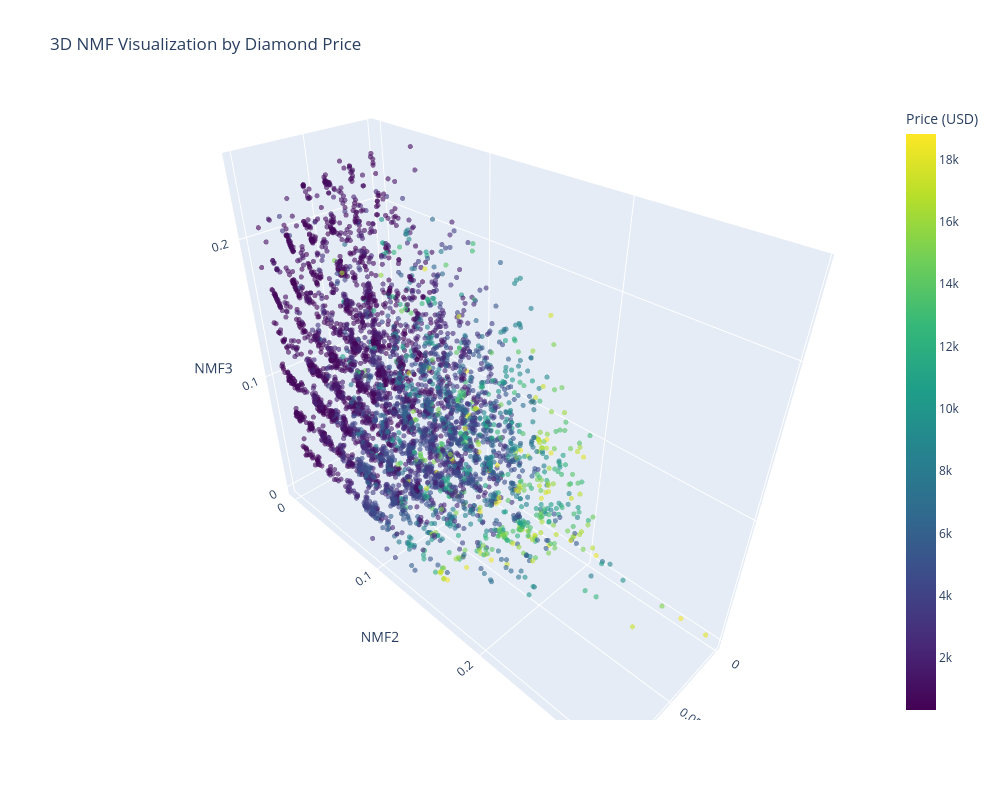

The cell this chart's notebook holds for it:
### Markdown cell above
**Graph explanation.** The two coordinates are nonnegative NMF component weights, with price added as color after fitting. The projection has a 27.59% relative reconstruction error. Visible groups have not been tested as clusters.

### Code cell
fig = px.scatter_3d(
    df_nmf_3d,
    x='NMF1',
    y='NMF2',
    z='NMF3',
    color='price_usd',
    color_continuous_scale='Viridis',
    opacity=0.6,
    title='3D NMF Visualization by Diamond Price',
    labels={'price_usd': 'Price (USD)'}
)

fig.update_traces(marker=dict(size=3))
fig.update_layout(width=1000, height=800)

fig.show()

### Figure 1 — Plotly figure (JSON) as saved in the notebook; plotly's stock layout.template omitted (floating-point values rounded to 4 significant figures; data arrays with more than 128 entries replaced by an {"elided": "..."} marker saying what was removed)
{"data": [{"hovertemplate": "NMF1=%{x}<br>NMF2=%{y}<br>NMF3=%{z}<br>Price (USD)=%{marker.color}<extra></extra>", "legendgroup": "", "marker": {"color": {"elided": "4889 int values"}, "coloraxis": "coloraxis", "opacity": 0.6, "size": 3, "symbol": "circle"}, "mode": "markers", "name": "", "scene": "scene", "showlegend": false, "type": "scatter3d", "x": {"elided": "4889 float values"}, "y": {"elided": "4889 float values"}, "z": {"elided": "4889 float values"}}], "layout": {"coloraxis": {"colorbar": {"title": {"text": "Price (USD)"}}, "colorscale": [[0.0, "#440154"], [0.1111, "#482878"], [0.2222, "#3e4989"], [0.3333, "#31688e"], [0.4444, "#26828e"], [0.5556, "#1f9e89"], [0.6667, "#35b779"], [0.7778, "#6ece58"], [0.8889, "#b5de2b"], [1.0, "#fde725"]]}, "height": 800, "legend": {"tracegroupgap": 0}, "scene": {"domain": {"x": [0.0, 1.0], "y": [0.0, 1.0]}, "xaxis": {"title": {"text": "NMF1"}}, "yaxis": {"title": {"text": "NMF2"}}, "zaxis": {"title": {"text": "NMF3"}}}, "title": {"text": "3D NMF Visualization by Diamond Price"}, "width": 1000}}
